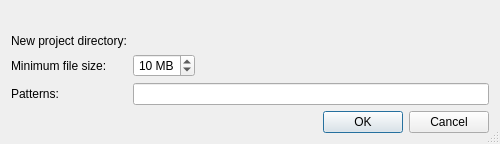
<?xml version="1.0" encoding="UTF-8"?>
<ui version="4.0">
 <class>LfConvertDataDialog</class>
 <widget class="QDialog" name="LfConvertDataDialog">
  <property name="geometry">
   <rect>
    <x>0</x>
    <y>0</y>
    <width>500</width>
    <height>144</height>
   </rect>
  </property>
  <property name="windowTitle">
   <string>Convert Repository Format</string>
  </property>
  <property name="sizeGripEnabled">
   <bool>true</bool>
  </property>
  <layout class="QGridLayout" name="gridLayout">
   <item row="0" column="0" colspan="3">
    <widget class="E5SqueezeLabelPath" name="currentProjectLabel"/>
   </item>
   <item row="1" column="0">
    <widget class="QLabel" name="label">
     <property name="text">
      <string>New project directory:</string>
     </property>
    </widget>
   </item>
   <item row="1" column="1" colspan="2">
    <widget class="E5PathPicker" name="newProjectPicker" native="true">
     <property name="sizePolicy">
      <sizepolicy hsizetype="Expanding" vsizetype="Preferred">
       <horstretch>0</horstretch>
       <verstretch>0</verstretch>
      </sizepolicy>
     </property>
     <property name="focusPolicy">
      <enum>Qt::StrongFocus</enum>
     </property>
     <property name="toolTip">
      <string>Enter the directory name of the new project directory</string>
     </property>
    </widget>
   </item>
   <item row="2" column="0">
    <widget class="QLabel" name="label_4">
     <property name="text">
      <string>Minimum file size:</string>
     </property>
    </widget>
   </item>
   <item row="2" column="1">
    <widget class="QSpinBox" name="lfFileSizeSpinBox">
     <property name="toolTip">
      <string>Enter the minimum file size in MB for files to be treated as Large Files</string>
     </property>
     <property name="alignment">
      <set>Qt::AlignRight|Qt::AlignTrailing|Qt::AlignVCenter</set>
     </property>
     <property name="suffix">
      <string> MB</string>
     </property>
     <property name="minimum">
      <number>1</number>
     </property>
     <property name="value">
      <number>10</number>
     </property>
    </widget>
   </item>
   <item row="2" column="2">
    <spacer name="horizontalSpacer">
     <property name="orientation">
      <enum>Qt::Horizontal</enum>
     </property>
     <property name="sizeHint" stdset="0">
      <size>
       <width>297</width>
       <height>20</height>
      </size>
     </property>
    </spacer>
   </item>
   <item row="3" column="0">
    <widget class="QLabel" name="label_5">
     <property name="text">
      <string>Patterns:</string>
     </property>
    </widget>
   </item>
   <item row="3" column="1" colspan="2">
    <widget class="QLineEdit" name="lfFilePatternsEdit">
     <property name="toolTip">
      <string>Enter file patterns (space separated) for files to be treated as Large Files</string>
     </property>
    </widget>
   </item>
   <item row="4" column="0" colspan="3">
    <widget class="QDialogButtonBox" name="buttonBox">
     <property name="orientation">
      <enum>Qt::Horizontal</enum>
     </property>
     <property name="standardButtons">
      <set>QDialogButtonBox::Cancel|QDialogButtonBox::Ok</set>
     </property>
    </widget>
   </item>
  </layout>
 </widget>
 <customwidgets>
  <customwidget>
   <class>E5PathPicker</class>
   <extends>QWidget</extends>
   <header>E5Gui/E5PathPicker.h</header>
   <container>1</container>
  </customwidget>
  <customwidget>
   <class>E5SqueezeLabelPath</class>
   <extends>QLabel</extends>
   <header>E5Gui/E5SqueezeLabels.h</header>
  </customwidget>
 </customwidgets>
 <tabstops>
  <tabstop>newProjectPicker</tabstop>
  <tabstop>lfFileSizeSpinBox</tabstop>
  <tabstop>lfFilePatternsEdit</tabstop>
 </tabstops>
 <resources/>
 <connections>
  <connection>
   <sender>buttonBox</sender>
   <signal>accepted()</signal>
   <receiver>LfConvertDataDialog</receiver>
   <slot>accept()</slot>
   <hints>
    <hint type="sourcelabel">
     <x>248</x>
     <y>254</y>
    </hint>
    <hint type="destinationlabel">
     <x>157</x>
     <y>274</y>
    </hint>
   </hints>
  </connection>
  <connection>
   <sender>buttonBox</sender>
   <signal>rejected()</signal>
   <receiver>LfConvertDataDialog</receiver>
   <slot>reject()</slot>
   <hints>
    <hint type="sourcelabel">
     <x>316</x>
     <y>260</y>
    </hint>
    <hint type="destinationlabel">
     <x>286</x>
     <y>274</y>
    </hint>
   </hints>
  </connection>
 </connections>
</ui>
